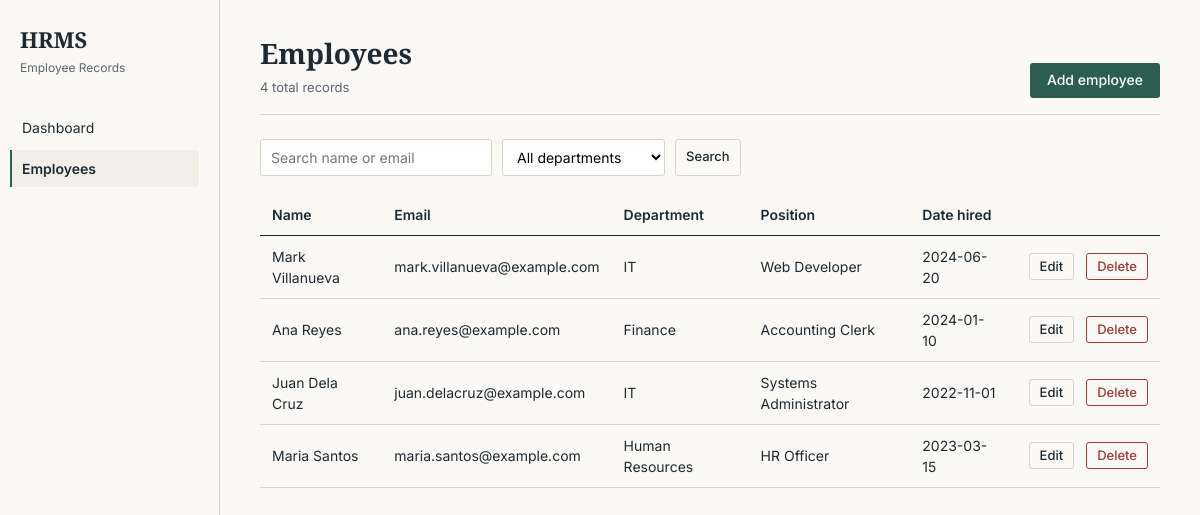
Page /employees.php on the earlier database version.
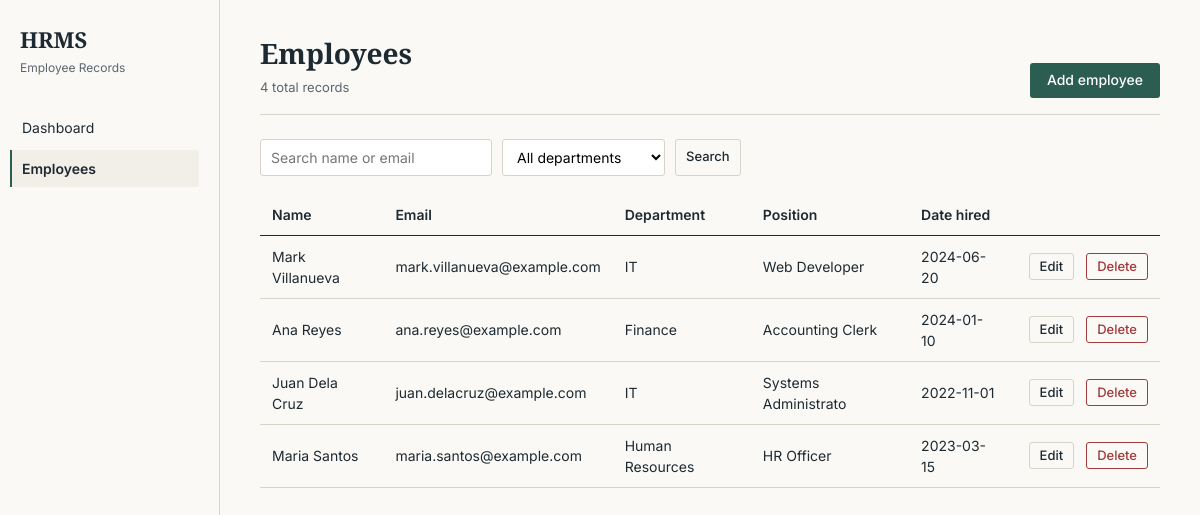
Same page on the later database version.
### tables this page shows
CREATE TABLE IF NOT EXISTS employees (
	employee_id INT PRIMARY KEY AUTO_INCREMENT,
    first_name VARCHAR(50) NOT NULL,
    last_name VARCHAR(50) NOT NULL,
    email VARCHAR(100) NOT NULL UNIQUE,
    phone VARCHAR(13) NOT NULL UNIQUE,
    `address` VARCHAR(120),
    date_hired DATE NOT NULL,
    department VARCHAR(30) NOT NULL,
    `position` VARCHAR(20),
    created_at TIMESTAMP DEFAULT CURRENT_TIMESTAMP
);

### includes/db_connect.php (called while the page is built, shortened)
<?php
require_once __DIR__ . '/../classes/user.php';
require_once __DIR__ . '/../classes/employee.php';
$database = new db();
$conn = $database->getConnection();
$employee = new Employee($conn);

### classes/user.php (called while the page is built, shortened)
<?php
class User {
    public function __construct(PDO $db) {
        try {
            $this->conn = $db;
        } catch (Throwable $e) {
            error_log("User initialization error: " . $e->getMessage());
            throw $e;
        }
    }
}

### classes/employee.php (called while the page is built, shortened)
<?php
require_once 'user.php';
class Employee extends User {
    private $empTable = 'employees';
    public function getAllEmployees(string $search, string $department, int $limit = 10, int $offset = 0): array {
        try {
            $query = "SELECT * FROM " . $this->empTable . " WHERE 1=1";
            $query .= " ORDER BY employee_id DESC LIMIT :limit OFFSET :offset";
            $stmt = $this->conn->prepare($query);
            $stmt->bindValue(':limit', $limit, PDO::PARAM_INT);
            $stmt->bindValue(':offset', $offset, PDO::PARAM_INT);
            $stmt->execute();
            return $stmt->fetchAll(PDO::FETCH_ASSOC);
        } catch (Throwable $e) {
            error_log("Error fetching employees: " . $e->getMessage());
            return [];
        }
    }
}

### employees.php (the view, shortened to what this page needs)
<?php
require_once __DIR__ . '/includes/db_connect.php';
$search = trim($_GET['search'] ?? '');
$department = trim($_GET['department'] ?? '');
$page = max(1, (int)($_GET['page'] ?? 1));
$perPage = 8;
$offset = ($page - 1) * $perPage;
$employees = $employee->getAllEmployees($search, $department, $perPage, $offset);
$countQuery = "SELECT COUNT(*) FROM employees WHERE 1=1";
$countParams = [];
$countStmt = $conn->prepare($countQuery);
$countStmt->execute($countParams);
$totalRecords = (int)$countStmt->fetchColumn();
require_once __DIR__ . '/includes/header.php';
?>
<div class="page-header">
    <div>
        <h1>Employees</h1>
        <p><?php echo $totalRecords; ?> total record<?php echo $totalRecords === 1 ? '' : 's'; ?></p>
    </div>
    <a href="employee_form.php" class="btn btn-primary">Add employee</a>
</div>
<form method="get" class="toolbar">
    <div class="toolbar-filters">
        <input type="text" name="search" placeholder="Search name or email" value="<?php echo htmlspecialchars($search); ?>">
        <select name="department" onchange="this.form.submit()">
            <option value="">All departments</option>
        </select>
        <button type="submit" class="btn btn-secondary btn-sm">Search</button>
    </div>
</form>
<?php if (empty($employees)): ?>
    <div class="empty-state">
        <?php if (!empty($search) || !empty($department)): ?>
            No employees match your filters. <a href="employees.php">Clear filters</a>
        <?php else: ?>
            No employee records yet. <a href="employee_form.php">Add your first employee</a>.
        <?php endif; ?>
    </div>
<?php else: ?>
    <table>
        <thead>
            <tr>
                <th>Name</th>
                <th>Email</th>
                <th>Department</th>
                <th>Position</th>
                <th>Date hired</th>
                <th></th>
            </tr>
        </thead>
        <tbody>
            <?php foreach ($employees as $emp): ?>
                <tr>
                    <td><?php echo htmlspecialchars($emp['first_name'] . ' ' . $emp['last_name']); ?></td>
                    <td><?php echo htmlspecialchars($emp['email']); ?></td>
                    <td><?php echo htmlspecialchars($emp['department']); ?></td>
                    <td><?php echo htmlspecialchars($emp['position']); ?></td>
                    <td><?php echo htmlspecialchars($emp['date_hired']); ?></td>
                    <td class="actions-cell">
                        <a href="employee_form.php?id=<?php echo (int)$emp['employee_id']; ?>" class="btn btn-secondary btn-sm">Edit</a>
                        <a href="employee_delete.php?id=<?php echo (int)$emp['employee_id']; ?>"
                           class="btn btn-danger btn-sm"
                           onclick="return confirm('Delete <?php echo htmlspecialchars(addslashes($emp['first_name'] . ' ' . $emp['last_name'])); ?>? This cannot be undone.');">
                           Delete
                        </a>
                    </td>
                </tr>
            <?php endforeach; ?>
        </tbody>
    </table>
<?php endif; ?>
<?php require_once __DIR__ . '/includes/footer.php'; ?>

Differences in the rows shown:
changed employees "Juan Dela Cruz": position "Systems Administrator" → "Systems Administrato"
